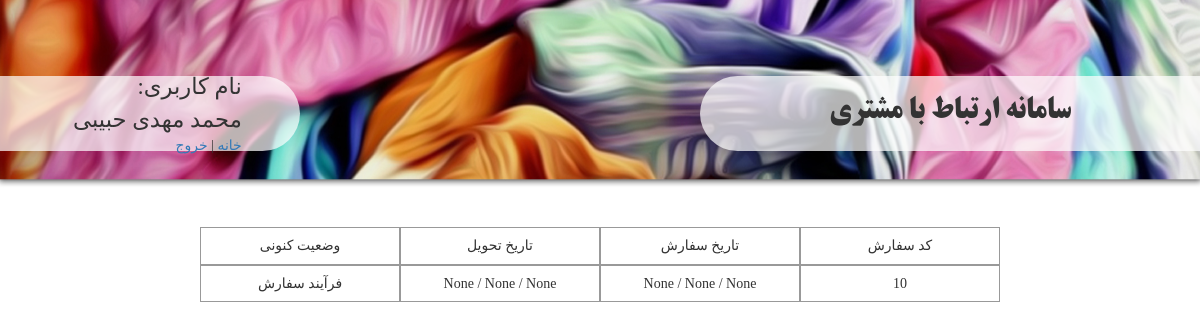
Before: /user/show_reserves/ (signed in) with the older database file.
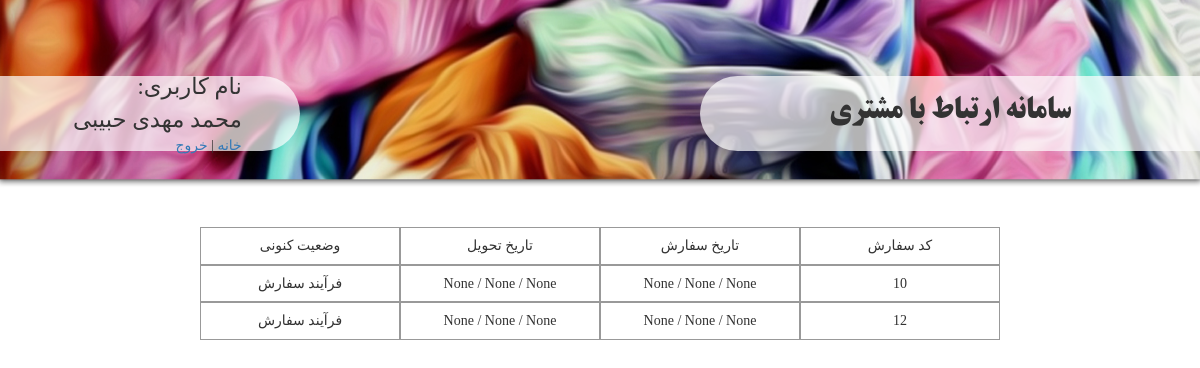
After: the same page with the newer database file.
### ReserveForm/models.py (models this page shows, shortened)
class ReserveForm(models.Model):
    customer = models.ForeignKey(Customer, verbose_name='مشتری', )
    tarh = models.ImageField(upload_to='tarh/', verbose_name='طرح', blank=True, null=True)
    serviceTarh = models.ManyToManyField('ServiceTarh', verbose_name='خدمات طرح', blank=True)
    hasParche = models.BooleanField(verbose_name='پارچه دارد', default=False)
    parche = models.ForeignKey('Parche',verbose_name='پارچه', blank=True, null=True)
    parcheWidth = models.IntegerField(verbose_name='عرض پارچه', blank=True, null=True)
    parcheHeight = models.IntegerField(verbose_name='طول پارچه', blank=True, null=True)
    number = models.IntegerField(verbose_name='تعداد', blank=True, null=True)
    typeChap = models.ForeignKey('Chap', verbose_name='چاپ', blank=True, null=True)
    dookht = models.ForeignKey('Dookht', verbose_name='دوخت', blank=True, null=True,)
    hasLabel = models.BooleanField(verbose_name='لیبل دارد', default=False)
    otherServices = models.ManyToManyField('OtherServices', verbose_name='سایر خدمات', blank=True)
    reserveDay = models.IntegerField(choices=dayChoice, verbose_name='روز', blank=True, null=True)
    reserveMonth = models.IntegerField(choices=monthChoice, verbose_name='ماه', blank=True, null=True)
    reserveYear = models.IntegerField(choices=yearChoice, verbose_name='سال', blank=True, null=True)
    deliveryDay = models.IntegerField(choices=dayChoice, verbose_name='روز', blank=True, null=True)
    deliveryMonth = models.IntegerField(choices=monthChoice, verbose_name='ماه', blank=True, null=True)
    deliveryYear = models.IntegerField(choices=yearChoice, verbose_name='سال', blank=True, null=True)
    description = models.TextField(verbose_name='توضیح', blank=True, null=True)
    process = models.ForeignKey('Process', verbose_name='فرایند', blank=True, null=True, default=2)
    class Meta:
        verbose_name = "سفارش"
        verbose_name_plural = "سفارش"

class Process(models.Model):
    name = models.CharField(max_length=100, verbose_name='نام',)
    class Meta:
        verbose_name = 'فرایند'
        verbose_name_plural = 'فرایند'

### UserManager/views.py (the view)
# urls.py: url(r'show_reserves/', view=views.show_reserves, name='ShowReserves'),
@login_required(login_url='/user/login/')
def show_reserves(request):
    customer = Customer.objects.get(user=request.user)
    forms = ReserveForm.objects.filter(customer=customer)
    context = {'forms':forms, 'customer':customer}
    return render(request, 'showReserves.html', context=context)

### ReserveForm/templatetags/toPersian.py (called while the page is built, shortened)
@register.filter
def IntegerToPersian(number):
    if number is None:
        return None

### templates/showReserves.html
{% extends 'customerBase.html' %}
{% load static %}
{% load toPersian %}
{% block load_style_file %}
    <link href="{% static 'css/showReserves.css' %}" rel="stylesheet" type="text/css">
{% endblock %}
{% block content %}
    <div id="main-content-wrapper" class="container-fluid">
        <div class="row">
            <div id="table-wrapper" class="col-md-8 col-md-offset-2 container-fluid">
                <div class="row">
                    <div class="col-md-3 center-horizontally cell">
                        <h5 class="text-wrapper">وضعیت کنونی</h5>
                    </div>
                    <div class="col-md-3 center-horizontally cell">
                        <h5 class="text-wrapper">تاریخ تحویل</h5>
                    </div>
                    <div class="col-md-3 center-horizontally cell">
                        <h5 class="text-wrapper">تاریخ سفارش</h5>
                    </div>
                    <div class="col-md-3 center-horizontally cell">
                        <h5 class="text-wrapper">کد سفارش</h5>
                    </div>
                </div>
                {% for form in forms %}
                    <div class="row">
                        <div class="col-md-3 center-horizontally cell">
                            <h5 class="text-wrapper">{{ form.process.name }}</h5>
                        </div>
                        <div class="col-md-3 center-horizontally cell">
                            <h5 class="text-wrapper">
                                <span>{{ form.deliveryYear|IntegerToPersian }} /</span>
                                <span>{{ form.deliveryMonth|IntegerToPersian }} /</span>
                                <span>{{ form.deliveryDay|IntegerToPersian }}</span>
                            </h5>
                        </div>
                        <div class="col-md-3 center-horizontally cell">
                            <h5 class="text-wrapper">
                                <span>{{ form.reserveYear|IntegerToPersian }} /</span>
                                <span>{{ form.reserveMonth|IntegerToPersian }} /</span>
                                <span>{{ form.reserveDay|IntegerToPersian }}</span>
                            </h5>
                        </div>
                        <div class="col-md-3 center-horizontally cell">
                            <h5 class="text-wrapper">{{ form.id }}</h5>
                        </div>
                    </div>
                {% endfor %}
            </div>
        </div>
    </div>
{% endblock %}

Changed rows visible on the page:
added ReserveForm: process.name "فرآیند سفارش", deliveryYear|IntegerToPersian "None", deliveryMonth|IntegerToPersian "None", deliveryDay|IntegerToPersian "None", reserveYear|IntegerToPersian "None", reserveMonth|IntegerToPersian "None", reserveDay|IntegerToPersian "None", id "12"
